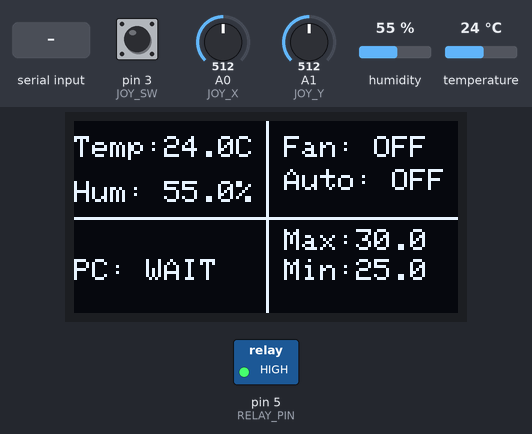
Simulated run of this sketch. Board: Arduino Uno, built with avr-gcc and run on an emulated ATmega328P. Parts: 128×64 one-colour display, switched loads named in the sketch (green lamp = pin HIGH). Inputs (shaded band) come from the test bench; at power-on: humidity 55 %, temperature 24 °C, pin 3 (JOY_SW) HIGH, A0 (JOY_X) = 512, A1 (JOY_Y) = 512. What the sketch prints to the serial monitor is not drawn.

Above: at 2.7 s.
2.8 s: "HELLO\n" received over Serial
At 3.7 s:
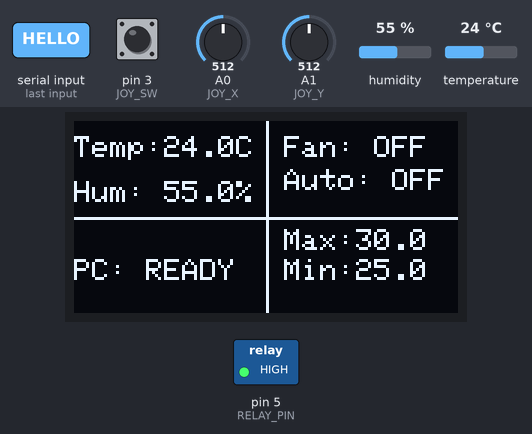
4.6 s: "FAN_ON\n" received over Serial
At 7.4 s:
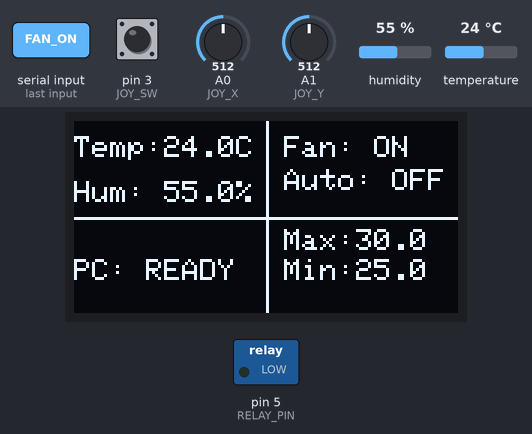
7.8 s: "FAN_OFF\n" received over Serial
At 8.36 s:
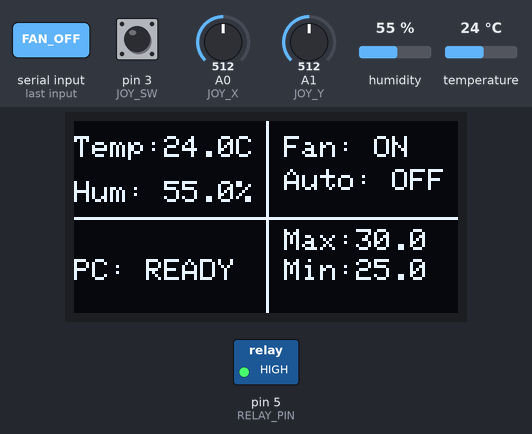
9.9 s: humidity set to 22 %
At 11.4 s:
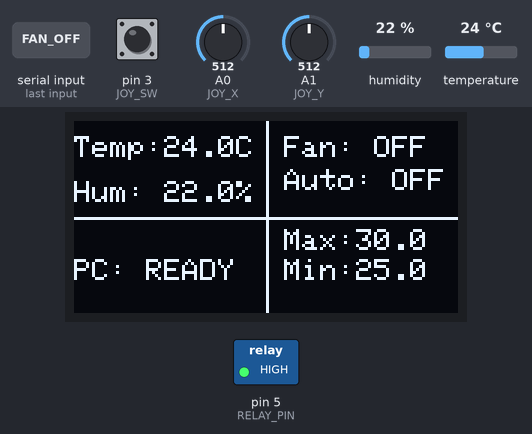
11.9 s: temperature set to 12 °C
At 13.9 s:
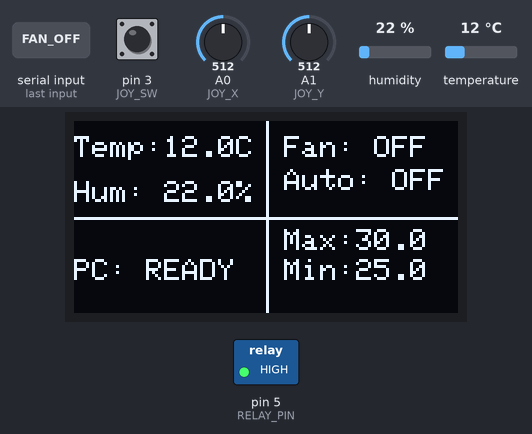
Timing chart, 0 to 15.4 s (numbered marks = the images above; inputs shaded):
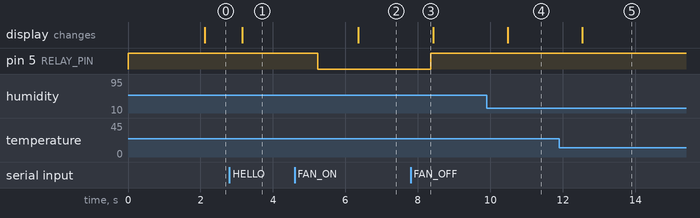

Measured:
- after the input at 2.8 s, the display: changes after 0.35 s (image 1)
- after the input at 4.6 s, pin 5 (RELAY_PIN): HIGH → LOW after 0.64 s; the display: changes after 1.8 s (image 2)
- after the input at 7.8 s, pin 5 (RELAY_PIN): LOW → HIGH after 0.56 s
- after the input at 9.9 s, the display: changes after 0.58 s (image 4)
- after the input at 11.9 s, the display: changes after 0.64 s (image 5)

The sketch:

last.ino
```cpp
// temp_arduino_handshake.ino
#include <DHT.h>
#include <Wire.h>
#include <Adafruit_GFX.h>
#include <Adafruit_SSD1306.h>

// ---------------- CONFIG ----------------
#define DHTPIN    13
#define DHTTYPE   DHT11
#define RELAY_PIN 5
#define JOY_X     A0
#define JOY_Y     A1
#define JOY_SW    3   // joystick push button (use INPUT_PULLUP)

const bool RELAY_ACTIVE_LOW = true;

// OLED
#define SCREEN_WIDTH 128
#define SCREEN_HEIGHT 64

// ---------------- Objects & state ----------------
DHT dht(DHTPIN, DHTTYPE);
Adafruit_SSD1306 display(SCREEN_WIDTH, SCREEN_HEIGHT, &Wire, -1);

float temperature = NAN;
float humidity = NAN;
bool fanState = false;
bool autoMode = false;
float maxThreshold = 30.0;
float minThreshold = 25.0;

unsigned long lastDhtMillis = 0;
const unsigned long readInterval = 2000UL;

// handshake
bool pythonConnected = false;
unsigned long lastStatusSent = 0;
const unsigned long STATUS_INTERVAL = 2000UL; // send status periodically only after handshake

// ---------------- Helpers ----------------
void physicalWriteRelay(bool on) {
  if (RELAY_ACTIVE_LOW) {
    digitalWrite(RELAY_PIN, on ? LOW : HIGH);
  } else {
    digitalWrite(RELAY_PIN, on ? HIGH : LOW);
  }
}

void setFan(bool on) {
  fanState = on;
  physicalWriteRelay(on);
  Serial.print("FAN:"); Serial.println(on ? "ON" : "OFF"); // immediate status feedback
}

void updateDisplay() {
  display.clearDisplay();

  display.drawLine(64, 0, 64, 64, SSD1306_WHITE);
  display.drawLine(0, 32, 128, 32, SSD1306_WHITE);

  display.setCursor(0, 5);
  display.print("Temp:");
  if (isnan(temperature)) display.print("--");
  else { display.print(temperature, 1); display.print("C"); }

  display.setCursor(0, 20);
  display.print("Hum: ");
  if (isnan(humidity)) display.print("--");
  else { display.print(humidity, 1); display.print("%"); }

  display.setCursor(70, 5);
  display.print("Fan: ");
  display.println(fanState ? "ON" : "OFF");

  display.setCursor(70, 16);
  display.print("Auto: ");
  display.println(autoMode ? "ON" : "OFF");

  display.setCursor(70, 36);
  display.print("Max:");
  display.print(maxThreshold,1);
  display.setCursor(64, 46);
  display.print(" Min:");
  display.print(minThreshold,1);

  display.setCursor(0, 46);
  display.print(pythonConnected ? "PC: READY" : "PC: WAIT");

  display.display();
}

// --- Joystick control for PC only ---
const int JOY_LEFT_THRESHOLD  = 300;
const int JOY_RIGHT_THRESHOLD = 700;
const int JOY_UP_THRESHOLD    = 300;
const int JOY_DOWN_THRESHOLD  = 700;

unsigned long lastJoyMillis = 0;
const unsigned long joyInterval = 150UL;
String lastDirection = "CENTER";

String getDirection(int xValue, int yValue, bool buttonPressed) {
  if (buttonPressed) return "ENTER";

  if (xValue < JOY_LEFT_THRESHOLD)  return "LEFT";
  if (xValue > JOY_RIGHT_THRESHOLD) return "RIGHT";
  if (yValue < JOY_UP_THRESHOLD)    return "UP";
  if (yValue > JOY_DOWN_THRESHOLD)  return "DOWN";

  return "CENTER";
}

void handleJoystick() {
  unsigned long now = millis();
  if (now - lastJoyMillis < joyInterval) return;
  lastJoyMillis = now;

  int x = analogRead(JOY_X);
  int y = analogRead(JOY_Y);
  bool buttonPressed = (digitalRead(JOY_SW) == LOW);

  String dir = getDirection(x, y, buttonPressed);

  if (dir != lastDirection) {
    // Always just send joystick direction to PC
    Serial.println(dir);   // e.g. "UP", "DOWN", "LEFT", "RIGHT", "ENTER", "CENTER"
    lastDirection = dir;
  }
}


void readDHTIfNeeded() {
  unsigned long now = millis();
  if (now - lastDhtMillis < readInterval) return;
  lastDhtMillis = now;

  float t = dht.readTemperature();
  float h = dht.readHumidity();
  if (!isnan(t)) temperature = t;
  if (!isnan(h)) humidity = h;

  if (autoMode && !isnan(temperature)) {
    if (temperature >= maxThreshold) setFan(true);
    else if (temperature <= minThreshold) setFan(false);
  }

  updateDisplay();
}

void sendStatus() {
  // send key:value lines
  if (!isnan(temperature)) {
    Serial.print("TEMP:"); Serial.println(temperature,2);
  } else {
    Serial.println("TEMP:NAN");
  }
  if (!isnan(humidity)) {
    Serial.print("HUM:"); Serial.println(humidity,1);
  } else {
    Serial.println("HUM:NAN");
  }
  Serial.print("FAN:"); Serial.println(fanState ? "ON" : "OFF");
  Serial.print("AUTO:"); Serial.println(autoMode ? "1" : "0");
  Serial.print("MAX:"); Serial.println(maxThreshold,1);
  Serial.print("MIN:"); Serial.println(minThreshold,1);
}

String rxbuf = "";
void handleLine(String s) {
  s.trim();
  s.toUpperCase();

  // handshake
  if (s == "HELLO") {
    pythonConnected = true;
    Serial.println("READY");
    // send immediate status after handshake
    sendStatus();
    updateDisplay();
    return;
  } else if (s == "PING") {
    // lightweight keepalive
    Serial.println(pythonConnected ? "READY" : "WAIT");
    return;
  }

  // ignore other commands until handshake done
  if (!pythonConnected) return;

  // handle real commands only when pythonConnected == true
  if (s == "GET_STATUS") {
    sendStatus();
  } else if (s == "FAN_ON") {
    setFan(true);
    sendStatus();
  } else if (s == "FAN_OFF") {
    setFan(false);
    sendStatus();
  } else if (s == "AUTO_ON") {
    autoMode = true;
    sendStatus();
  } else if (s == "AUTO_OFF") {
    autoMode = false;
    sendStatus();
  } else if (s.startsWith("SET_MAX:")) {
    String v = s.substring(8);
    float fv = v.toFloat();
    if (fv > -100 && fv < 200) {
      maxThreshold = fv;
      sendStatus();
    }
  } else if (s.startsWith("SET_MIN:")) {
    String v = s.substring(8);
    float fv = v.toFloat();
    if (fv > -100 && fv < 200) {
      minThreshold = fv;
      sendStatus();
    }
  } else {
    // unknown — ignore
  }
}

void processSerial() {
  while (Serial.available()) {
    char c = (char)Serial.read();
    if (c == '\n' || c == '\r') {
      if (rxbuf.length() > 0) {
        handleLine(rxbuf);
        rxbuf = "";
      }
    } else {
      rxbuf += c;
      // guard buffer
      if (rxbuf.length() > 200) rxbuf = "";
    }
  }
}

// ---------------- Setup ----------------
void setup() {
  Serial.begin(9600);
  dht.begin();
  pinMode(RELAY_PIN, OUTPUT);
  pinMode(JOY_SW, INPUT_PULLUP);

  setFan(false);

  if (!display.begin(SSD1306_SWITCHCAPVCC, 0x3C)) {
    Serial.println("OLED failed");
  } else {
    display.clearDisplay();
    display.setTextSize(1);
    display.setTextColor(SSD1306_WHITE);
    display.setCursor(0, 0);
    display.println("Waiting for PC...");
    display.display();
  }
}

// ---------------- Loop ----------------
void loop() {
  processSerial();
  handleJoystick();
  readDHTIfNeeded();

  // Only send periodic status if pythonConnected (avoids spamming serial before handshake)
  unsigned long now = millis();
  if (pythonConnected && (now - lastStatusSent >= STATUS_INTERVAL)) {
    lastStatusSent = now;
    sendStatus();
  }

  delay(1000);
}
```
